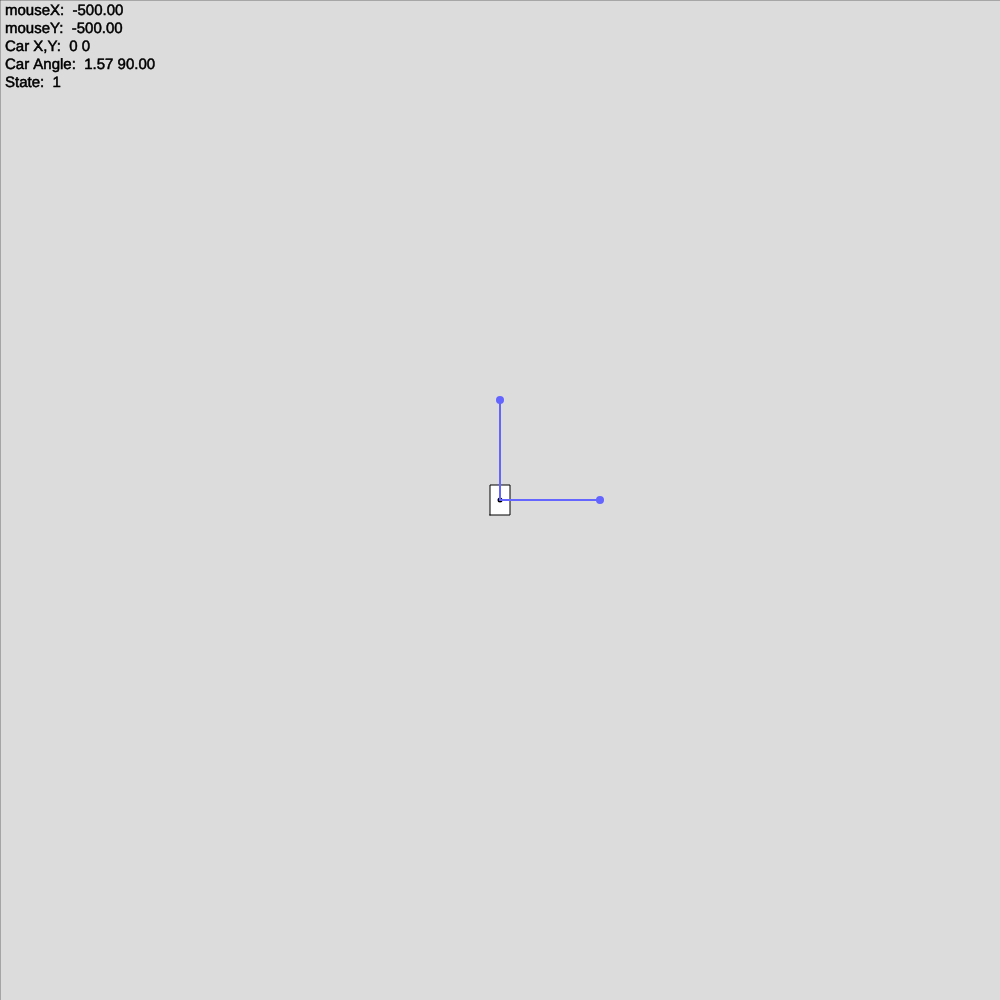
Frame 1 (no input)
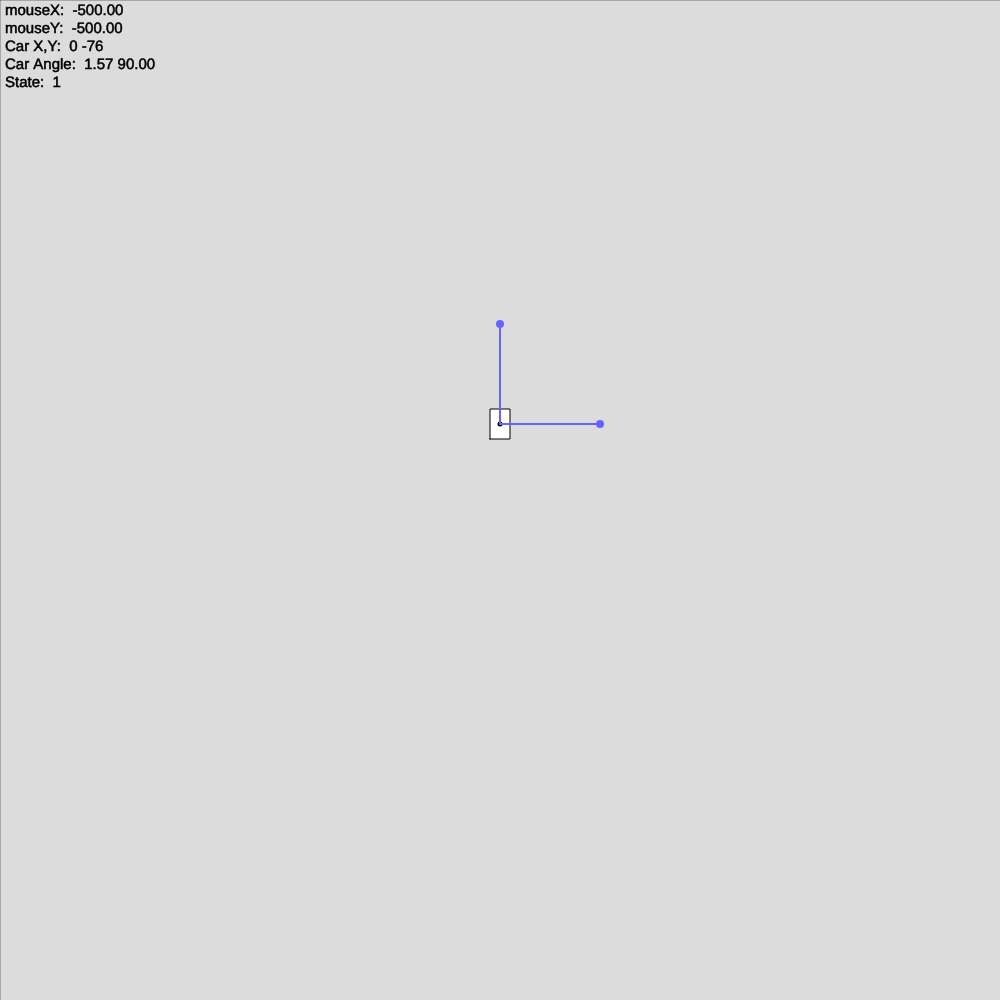
Frame 60 (no input)
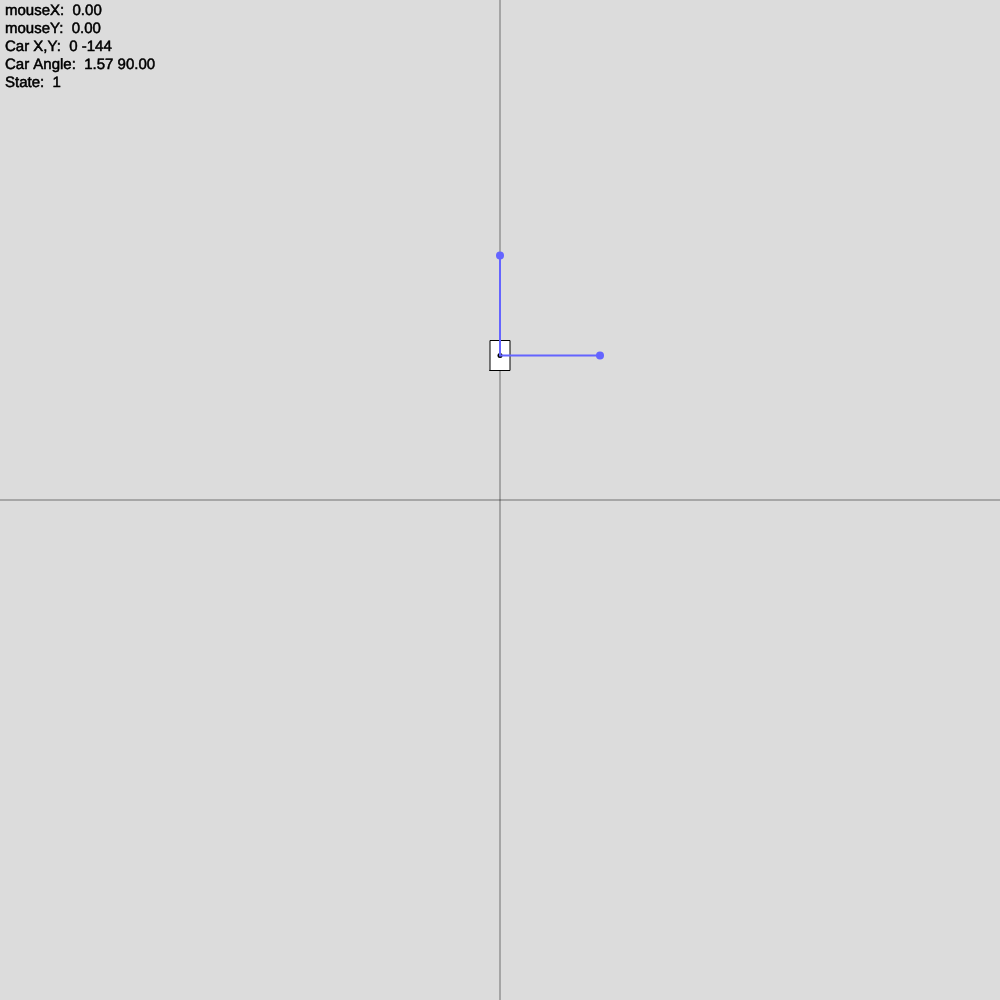
Frame 120 (the mouse pressed at the canvas centre since frame 60)

The p5.js sketch that drew these frames (run headless with seeded random() and noise() and a simulated clock; from frame 60 on, the mouse is pressed at the canvas centre):

// p5.js sketch
// ── sketch.js
const canvasSize = [1000, 1000];

let aiAgent,
	car,
	frontSensor,
	sideSensor,
	obstaclePoints = [],
	grids = [],
	stats,
	shapeCounter = 0;

function setup() {
	createCanvas(canvasSize[0], canvasSize[1]);
	car = new Car(0, 0);
	frontSensor = new UltraSonicSensor(car, 0);
	sideSensor = new UltraSonicSensor(car, PI / 2);
	aiAgent = new AiAgent(car, frontSensor, sideSensor);
	stats =[
		["mouseX", () => (mouseX - width / 2).toFixed(2)],
		["mouseY", () => (mouseY - height / 2).toFixed(2)],
		["Car X,Y", () => `${round(car.x)} ${round(car.y)}`],
		["Car Angle", () => `${car.angle.toFixed(2)} ${(car.angle * 180 / PI).toFixed(2)}`],
		["State", () => aiAgent.state],
	]
}

function draw() {
	frameRate(60);
	background(220);
	drawCursor();
	drawStats();
	translate(width / 2, height / 2);
	drawObstacles();
	drawGrids();

	aiAgent.run();
	car.show();
	frontSensor.show();
	sideSensor.show();
}

function drawObstacles() {
	stroke(0);
	strokeWeight(1);
	if (obstaclePoints.length > 0) {
		stroke(0);
		strokeWeight(1);
		noFill();
		for (let i = 0; i < shapeCounter + 1; i++) {
			beginShape();
			obstaclePoints.filter(p => p.z === i).forEach(p => {
				vertex(p.x, p.y);
			});
			endShape();
		}
		obstaclePoints.forEach(p => {
			strokeWeight(5);
			point(p);
		});
	}
}

function drawGrids() {
	Grid.GRIDS.forEach(grid => grid.show());
}

function mouseClicked() {
	// Grid.addGrid(mouseX - width / 2, mouseY - height / 2);
	obstaclePoints.push(createVector(mouseX - width / 2, mouseY - height / 2, shapeCounter));
}

function keyPressed() {
	if (key === " ")
		shapeCounter++;
}

function drawCursor() {
	stroke(0);
	strokeWeight(0.5);
	line(0, mouseY, width, mouseY);
	line(mouseX, 0, mouseX, height);
}

function drawStats() {
	textSize(15);
	fill(0)
	for (let i = 0; i < stats.length; i++) {
		const stat = stats[i];
		text(`${stat[0]}:\t${stat[1]()}`, 5, i * 18 + 15);
	}
}
// ── aiAgent.js
class AiAgent {
	// Implements military base scanner ai state diagram
	// https://lucid.app/documents/view/89e24568-97a9-45b1-8815-0414a98722c9
	constructor(car, frontSensor, sideSensor) {
		this.car = car;
		this.frontSensor = frontSensor;
		this.sideSensor = sideSensor;
		this.sideScanning = false;
		this.state = 1;
		this.idle = true;

		this.tempPos = null;
	}

	async run() {
		if (this.sideScanning) {
			const sideDistance = this.sideSensor.getDistance();
			this.scan(this.sideSensor, sideDistance);
		}

		if (!this.idle)
			return;
		this.idle = false;

		switch (this.state) {
			case 1:
				if (this.sideSensor.detected) {
					await this.sideFaceWall();
					this.sideScanning = true;
					this.state = 3;
					this.car.startDeltaAngle();
					this.tempPos = createVector(this.car.x, this.car.y);
				}
				else if (this.frontSensor.detected)
					this.state = 2;
				else
					await this.car.moveForward();
				break;
			case 2:
				const sideDistance1 = this.sideSensor.getDistance();
				await this.car.turn(0.01);
				const sideDistance2 = this.sideSensor.getDistance();
				if (sideDistance2 > sideDistance1) {
					this.sideScanning = true;
					this.state = 3;
				}
				this.car.startDeltaAngle();
				this.tempPos = createVector(this.car.x, this.car.y);
				break;
			case 3:
				if (this.frontSensor.detected) {
					await this.car.turn(PI / 2);
					await this.sideFaceWall(); 
					this.sideScanning = true;
					this.state = 3;
				}

				const sideDistance = this.sideSensor.getDistance();
				if (sideDistance > this.sideSensor.range - this.sideSensor.detectDistance) {
					await this.car.turn(-PI / 4);
				} else if (sideDistance > this.sideSensor.range * 0.7) {
					await this.car.turn(-0.1);
				} else if (sideDistance < this.sideSensor.range * 0.2) {
					await this.car.turn(0.2);
				} else if (sideDistance < this.sideSensor.range * 0.3) {
					await this.car.turn(0.1);
				}
				await this.car.moveForward(40);
				const distance = createVector(this.car.x, this.car.y).dist(this.tempPos);
				if (distance <= 30)
					this.state = 4;
				break;
			case 4:
				if (this.car.deltaAngle <= -5)
					this.state = 5;
				else if (this.car.deltaAngle >= 5) {
					this.state = 6;
					Grid.fillGrid();
				}
				break;
			case 5:
				await this.car.turn(PI / 2);
				this.sideScanning = false;
				this.state = 1;
				break;
			case 6:
				break;
			case 7:
				break;
			case 8:
				break;
			case 9:
				break;
			case 10:
				break;
			case 11:
				break;
			default:
				break;
		}

		this.idle = true;
	}

	scan(sensor, distance) {
		for (let i = 0; i <= distance; i++) {
			let x = this.car.x + i * cos(sensor.angle - this.car.angle);
			let y = this.car.y + i * sin(sensor.angle - this.car.angle);
			let grid = Grid.addGrid(x, y);
			grid.discovered = true;
			if (distance < sensor.range && i === floor(distance))
				grid.obstacle = 1;
		}
	}

	async sideFaceWall() {
		let sideDistance1 = this.sideSensor.getDistance();
		await this.car.turn(0.01);
		let sideDistance2 = this.sideSensor.getDistance();
		let direction = sideDistance2 < sideDistance1 ? 1 : -1;

		while (true) {
			sideDistance1 = this.sideSensor.getDistance();
			await this.car.turn(0.1 * direction);
			sideDistance2 = this.sideSensor.getDistance();
			if (sideDistance1 < sideDistance2)
				break;
			// if (
			// 	direction === 1 && sideDistance1 < sideDistance2
			// 	|| direction === -1 && sideDistance1 < sideDistance2
			// )
			// 	break;
		}

	}
}
// ── car.js
class Car {
	constructor(x, y) {
		this.x = Math.floor(x);
		this.y = Math.floor(y);
		this.angle = PI / 2;
		this.turnSpeed = 0.01;
		this.speed = 1.5;
		this.delay = 20;
		this.wid = 20;
		this.len = 30;
		// this.frontSensor = new UltraSonicSensor(this, 0);
		// this.sideSensor = new UltraSonicSensor(this, PI / 2);

		this.moving = false;
		this.turning = false;

		this.outlineCreated = false;
		this.followingWall = false;

		this.deltaAngle = 0;
	}

	get transMatrix() {
		return multiplyMatrices(
			[
				[1, 0, 0],
				[0, 1, 0],
				[-this.x, -this.y, 1]
			],
			multiplyMatrices(
				[
					[cos(this.angle), -sin(this.angle), 0],
					[sin(this.angle), cos(this.angle), 0],
					[0, 0, 1],
				],
				[
					[1, 0, 0],
					[0, 1, 0],
					[+this.x, +this.y, 1]
				]
			)
		);
	}

	get points() {
		return [
			[this.x - this.len / 2, this.y - this.wid / 2, 1],
			[this.x + this.len / 2, this.y - this.wid / 2, 1],
			[this.x + this.len / 2, this.y + this.wid / 2, 1],
			[this.x - this.len / 2, this.y + this.wid / 2, 1],
		];
	}

	moveForward(distance = 10) {
		if (this.moving || this.turning)
			return;
		this.moving = true;
		const newX = this.speed * cos(this.angle);
		const newY = -this.speed * sin(this.angle);

		let deltaX = distance * cos(this.angle);
		let deltaY = -distance * sin(this.angle);
		const targetX = this.x + deltaX;
		const targetY = this.y + deltaY;

		deltaX = abs(deltaX);
		deltaY = abs(deltaY);

		return new Promise(async (res) => {
			while (true) {
				await sleep(this.delay);
				this.x += newX;
				this.y += newY;

				deltaX -= abs(newX);
				deltaY += abs(newY);

				if (deltaX < 0 && deltaY > 0) {
					res();
					this.x = round(targetX);
					this.y = round(targetY);
					this.moving = false;
					break;
				}

			}
		});
	}

	turn(angle) {
		if (this.turning)
			return;
		this.turning = true;
		const targetAngle = this.angle + angle;
		this.deltaAngle += angle;

		return new Promise(async (res) => {
			while (true) {
				this.angle += this.turnSpeed * (angle > 0 ? 1 : -1);
				await sleep(this.delay);
				if (
					angle > 0 && this.angle >= targetAngle
					|| angle < 0 && this.angle <= targetAngle
				) {
					res();
					this.turning = false;
					this.angle = (targetAngle);
					break;
				}
			}
		});
	}

	// scan(sensor, distance) {
	// 	for (let i = 0; i <= distance; i++) {
	// 		let x = this.x + i * cos(sensor.angle - this.angle);
	// 		let y = this.y + i * sin(sensor.angle - this.angle);
	// 		let grid = Grid.addGrid(x, y);
	// 		grid.discovered = true;
	// 		if (distance < sensor.range && i === floor(distance))
	// 			grid.obstacle = 1;
	// 	}
	// }

	// async update() {
	// 	const frontDistance = this.frontSensor.getDistance();
	// 	const sideDistance = this.sideSensor.getDistance();
	// 	this.scan(this.frontSensor, frontDistance);
	// 	this.scan(this.sideSensor, sideDistance);

	// 	if (this.moving || this.turning)
	// 		return;

	// 	if (this.followingWall) {
	// 		await this.moveForward();
	// 		await this.moveForward();
	// 		let newSideDistance = this.sideSensor.getDistance();
	// 		if (newSideDistance === this.sideSensor.range)
	// 		// continue from here, when side wall ends
	// 			await this.turn(-PI / 2);
	// 			// this.followingWall = false;
	// 		else
	// 			await this.turn(0.045 * (sideDistance - newSideDistance));
	// 	} else if (!this.outlineCreated) {
	// 		if (frontDistance > this.frontSensor.range - 20)
	// 			await this.moveForward();
	// 		else if (frontDistance <= this.frontSensor.range - 20) {
	// 			await this.turn(PI / 2);
	// 			this.followingWall = true;
	// 		}
	// 	}

		// if (!this.flag) {
		// 	this.flag = true;
		// 	await this.moveForward();
		// }

		// this.moveForward();
		// await this.turn(PI/2);
		// this.angle += 0.01;
	// }

	show() {
		const transformedPoints = multiplyMatrices(this.points, this.transMatrix);

		strokeWeight(1);
		stroke(0);
		fill(255);
		beginShape();
			transformedPoints.forEach(point => vertex(point[0], point[1]));
		endShape(CLOSE);

		strokeWeight(5);
		point(this.x, this.y);

	}

	startDeltaAngle() {
		this.deltaAngle = 0;
	}
}
// ── grid.js
class Grid {
	static GRID_SIZE = 10;

	constructor(x, y) {
		this.x = x;
		this.y = y;
		this.discovered = false;
		this.obstacle = 0;
	}

	static GRIDS = [];

	static addGrid(x, y) {
		x = round(x);
		y = round(y);
		let gridX = x - x % Grid.GRID_SIZE;
		let gridY = y - y % Grid.GRID_SIZE;
		// if (gridX)
		// 	gridX -= Grid.GRID_SIZE;
		// if (gridY)
		// 	gridY -= Grid.GRID_SIZE;
		let foundGrid = false;
		Grid.GRIDS.forEach(grid => {
			if (grid.x === gridX && grid.y === gridY) {
				foundGrid = grid;
			}
		});


		if (foundGrid)
			return foundGrid;

		const addedGrid = new Grid(gridX, gridY);
		Grid.GRIDS.push(addedGrid);
		return addedGrid;
	}

	static fillGrid() {
		const first = Grid.GRIDS[0];
		let minMax = [first.x, first.y, first.x, first.y];
		Grid.GRIDS.forEach(grid => {
			if (grid.x < minMax[0])
				minMax[0] = grid.x
			if (grid.y < minMax[1])
				minMax[1] = grid.y;
			if (grid.x > minMax[2])
				minMax[2] = grid.x;
			if (grid.y > minMax[3])
				minMax[3] = grid.y;
		});

		const size = Grid.GRID_SIZE;

		for (let i = minMax[0] - 2 * size; i <= minMax[2] + 2 * size; i += size)
			for (let j = minMax[1] - 2 * size; j <= minMax[3] + 2 * size; j += size) {
				let grid = Grid.addGrid(i, j);
				if (
					i === minMax[0] - 2 * size
					|| i === minMax[2] + 2 * size
					|| j === minMax[1] - 2 * size
					|| j === minMax[3] + 2 * size
				) {
					grid.obstacle = 1;
					grid.discovered = true;
				}
			}

		floodFill(minMax[0] - size, minMax[1] - size, 0, 1);
	}

	static get(x, y) {
		x = round(x);
		y = round(y);
		let gridX = x - x % Grid.GRID_SIZE;
		let gridY = y - y % Grid.GRID_SIZE;
		let foundGrid = null;
		Grid.GRIDS.forEach(grid => {
			if (grid.x === gridX && grid.y === gridY) {
				foundGrid = grid;
			}
		});

		return foundGrid;
	}

	show() {
		noStroke();
		if (!this.discovered)
			fill("rgba(0,0,0,0.4)");
		if (this.discovered)
			switch (this.obstacle) {
				case 0:
					fill("rgba(0,0,0,0.1)");
					break;
				case 1:
					fill("rgba(0,0,0,0.7)")
					break;
				default:
					fill("rgba(0,0,0,0.1)");
					break;
			}

		rect(this.x, this.y, Grid.GRID_SIZE);
	}
}
// ── ultraSonicSensor.js
class UltraSonicSensor {
	constructor(car, angle) {
		this.car = car;
		this.angle = angle;
		this.range = 100;
		this.detectDistance = 20;
	}

	show() {
		// const endX = this.car.x + this.getDistance() * cos(this.angle - this.car.angle);
		// const endY = this.car.y + this.getDistance() * sin(this.angle - this.car.angle);
		const endX = this.car.x + this.getDistance() * cos(this.angle - this.car.angle);
		const endY = this.car.y + this.getDistance() * sin(this.angle - this.car.angle);
		strokeWeight(2);
		stroke(100, 100, 255);
		line(this.car.x, this.car.y, endX, endY);
		strokeWeight(8);
		point(endX, endY);
	}

	getDistance() {
		let lengths = [this.range];
		for (let i = 0; i < shapeCounter + 1; i++) {
			const obstacles = obstaclePoints.filter(p => p.z === i);
			if (obstacles.length > 1) {
				for (let i = 0; i < obstacles.length - 1; i++) {
					const p1 = obstacles[i];
					const p2 = obstacles[i + 1];

					const intersection = findIntersection(p1, p2, { x: this.car.x, y: this.car.y }, this.angle - this.car.angle, this.range);

					if (intersection) {
						let { radius } = cartesianToPolar(this.car.x, this.car.y, intersection.x, intersection.y);
						lengths.push(radius);
					}
				}
			}
		}

		return Math.min(...lengths);
	}

	get detected() {
		return this.getDistance() < this.range - this.detectDistance;
	}
}
// ── utils.js
function multiplyMatrices(points, transMatrix) {
	// Check if the number of columns in the first matrix (points) matches the number of rows in the second matrix (transMatrix)
	if (points[0].length !== transMatrix.length) {
		throw new Error("Incompatible matrix dimensions for multiplication");
	}

	const result = [];
	for (let i = 0; i < points.length; i++) {
		result[i] = [];
		for (let j = 0; j < transMatrix[0].length; j++) {
			let sum = 0;
			for (let k = 0; k < points[0].length; k++) {
				sum += points[i][k] * transMatrix[k][j];
			}
			result[i][j] = sum;
		}
	}

	return result;
}

function segmentsIntersect(
	cartesianPoint1,
	cartesianPoint2,
	polarPoint,
	angle,
	radius
) {
	// Convert polar coordinates to endpoint of the second segment
	const polarX = polarPoint.x + radius * Math.cos(angle);
	const polarY = polarPoint.y + radius * Math.sin(angle);
	const polarPoint2 = { x: polarX, y: polarY };

	console.log(cartesianPoint1, cartesianPoint2, polarPoint, polarPoint2);

	// Check for trivial cases (one endpoint is on the other segment)
	if (
		isPointOnLineSegment(cartesianPoint1, cartesianPoint2, polarPoint) ||
		isPointOnLineSegment(cartesianPoint1, cartesianPoint2, polarPoint2)
	) {
		return { x: polarPoint.x, y: polarPoint.y }; // Intersection at polar point
	}

	// Line equation for the Cartesian segment
	const lineA = cartesianPoint2.y - cartesianPoint1.y;
	const lineB = cartesianPoint1.x - cartesianPoint2.x;
	const lineC = lineA * cartesianPoint1.x + lineB * cartesianPoint1.y;

	// Check if the polar segment intersects the line containing the Cartesian segment
	const denominator = lineA * Math.cos(angle) + lineB * Math.sin(angle);
	if (denominator === 0) {
		// Lines are parallel, no intersection
		return null;
	}

	const numerator =
		lineA * (polarPoint.x - cartesianPoint1.x) +
		lineB * (polarPoint.y - cartesianPoint1.y);
	const t = numerator / denominator;

	// Check if intersection point is within the bounds of both segments
	if (t < 0 || t > 1) {
		return null;
	}

	const intersectionX = polarPoint.x + t * radius * Math.cos(angle);
	const intersectionY = polarPoint.y + t * radius * Math.sin(angle);
	return { x: intersectionX, y: intersectionY };
}

function isPointOnLineSegment(point1, point2, point) {
	return (
		(point.x - point1.x) / (point2.x - point1.x) ===
			(point.y - point1.y) / (point2.y - point1.y) &&
		Math.min(point1.x, point2.x) <= point.x &&
		point.x <= Math.max(point1.x, point2.x) &&
		Math.min(point1.y, point2.y) <= point.y &&
		point.y <= Math.max(point1.y, point2.y)
	);
}

function ccw(A, B, C) {
	return (C.y - A.y) * (B.x - A.x) > (B.y - A.y) * (C.x - A.x);
}

// Return true if line segments AB and CD intersect
function intersect(A, B, C, angle, radius) {
	let D = {
		x: C.x + radius * cos(angle),
		y: C.y + radius * sin(angle),
	};
	return ccw(A, C, D) != ccw(B, C, D) && ccw(A, B, C) != ccw(A, B, D);
}

function findIntersection(p0, p1, p2, angle, radius) {
	let p3 = {
		x: p2.x + radius * cos(angle),
		y: p2.y + radius * sin(angle),
	};

	// Define vectors for each segment
	const s1 = {
		x: p1.x - p0.x,
		y: p1.y - p0.y,
	};
	const s2 = {
		x: p3.x - p2.x,
		y: p3.y - p2.y,
	};

	// Calculate denominator
	const denominator = s1.x * s2.y - s1.y * s2.x;

	// Check for parallel lines (denominator is 0)
	if (denominator === 0) {
		return null; // Lines are parallel
	}

	// Calculate vectors from p0 to p2 and p0 to intersection point
	const t = {
		x: p2.x - p0.x,
		y: p2.y - p0.y,
	};

	// Calculate intersection point parameters (ua and ub)
	const ua = -(s2.x * t.y - s2.y * t.x) / denominator;
	const ub = -(s1.x * t.y - s1.y * t.x) / denominator;

	// Check if intersection lies within segments
	if (ua >= 0 && ua <= 1 && ub >= 0 && ub <= 1) {
		// Intersection point
		return {
			x: p0.x + ua * s1.x,
			y: p0.y + ua * s1.y,
		};
	} else {
		// Intersection lies outside segments
		return null;
	}
}

function cartesianToPolar(x1, y1, x2, y2) {
	const x = x2 - x1;
	const y = y2 - y1;

	// Calculate radius (distance from origin)
	const radius = Math.hypot(x, y); // Math.hypot for cleaner hypotenuse calculation

	// Calculate angle (theta) in radians using atan2 for proper quadrant handling
	const theta = Math.atan2(y, x);

	// Return polar coordinates (radius, theta)
	return {
		radius,
		theta,
	};
}

function sleep(ms) {
	return new Promise((res) => { setTimeout(res, ms) });
}

function floodFill(x, y, oldColor, newColor) {

	const grid = Grid.get(x, y);
	if (grid && grid.obstacle === oldColor) {
		grid.obstacle = newColor;
		grid.discovered = true;

		const size = Grid.GRID_SIZE;
		floodFill(grid.x - size, grid.y, oldColor, newColor);
		floodFill(grid.x + size, grid.y, oldColor, newColor);
		floodFill(grid.x, grid.y - size, oldColor, newColor);
		floodFill(grid.x, grid.y + size, oldColor, newColor);
	}
}
